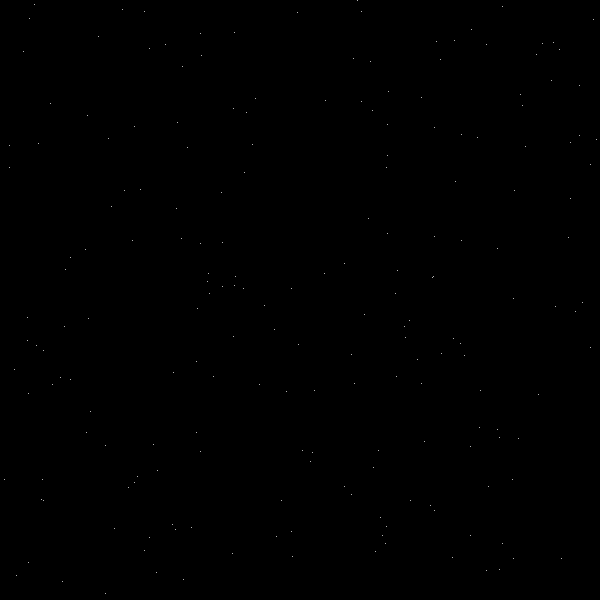
Frame 1 (no input)
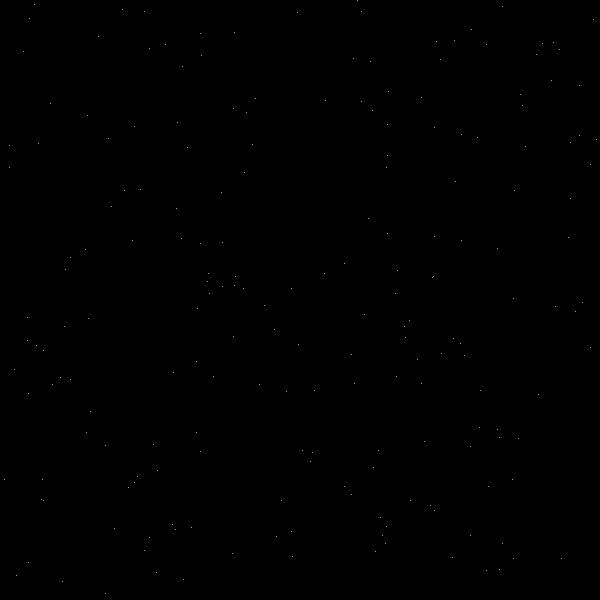
Frame 60 (the mouse pressed at the canvas centre just before this capture)
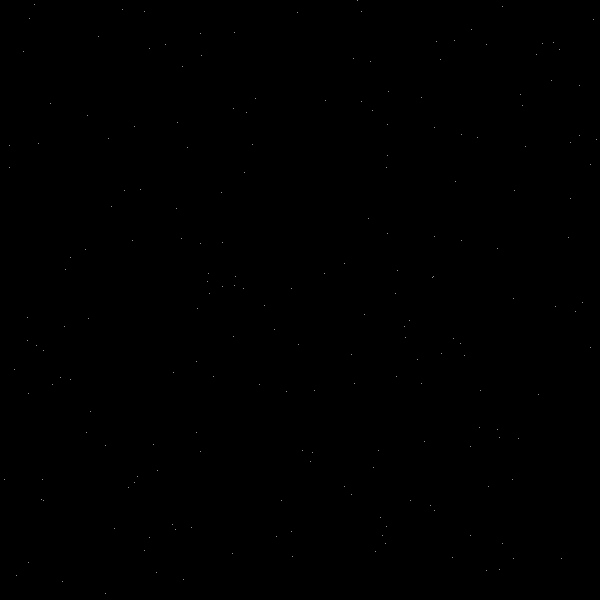
Frame 120 (the mouse held since frame 60 and released just before this capture)

The Processing sketch that drew these frames (run headless with seeded random() and noise(); from frame 60 on, the mouse is pressed at the canvas centre):

// Processing sketch: sketch_17
// ── sketch_17.pde
/*
  try to reproduce the 'twinkling stars' effect in the gif.
 you should use the Star class in order to do this.
 think of the starry sky as a group of star objects that 
 change color over time.
 
 if you can't reproduce it exactly, come as close as you can.
 */
int num = 200;
Star[] stars = new Star[num];

void setup() {
  size(600, 600);
  for (int i = 0; i < stars.length; i++) {
    stars[i] = new Star();
  }
}

void draw() {
  background(0);
  stroke(random(100, 255));
  for (int i = 0; i < stars.length; i++) {
    stars[i].display();
  }
}

class Star {
  float x, y;

  Star() {
    x = random(0, width);
    y = random(0, height);
  }

  void display() {
    point(x, y);
  }
}
